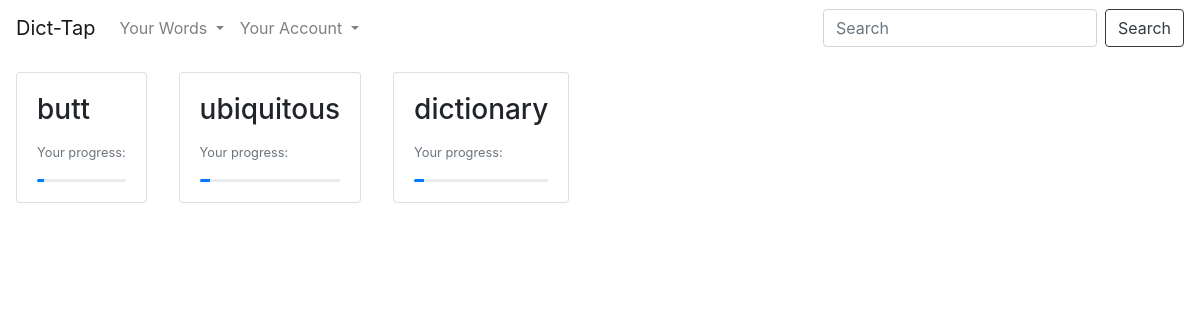
Screenshot of /view (signed in) with the database file from the repository.
### flaskapp/models.py (models this page shows, shortened)
class Word(db.Model):
    id = db.Column(db.Integer, primary_key=True)
    word = db.Column(db.String(45), unique=True, nullable=False)
    time = db.Column(db.DateTime, nullable=False, default=datetime.utcnow)
    due_date = db.Column(db.DateTime, nullable=False)
    user_id = db.Column(db.Integer, db.ForeignKey('user.id'), nullable=False)
    level = db.Column(db.Integer, nullable=False)

### flaskapp/routes.py (the view)
@app.route("/view", methods=['GET', 'POST'])
@login_required
def view():
    if request.method == 'POST':
        output_word = request.form['search_word']
        return redirect(url_for('search', word=output_word))
    else:
        return render_template('view.html', name='view', background_url=generate_url())

### flaskapp/imagegen.py (called while the page is built)
def generate_url():
    import random
    url_list = ['https://images.pexels.com/photos/1054222/pexels-photo-1054222.jpeg?auto=compress&cs=tinysrgb&dpr=2&h=650&w=940',
                "https://images.pexels.com/photos/1054218/pexels-photo-1054218.jpeg?auto=compress&cs=tinysrgb&dpr=2&h=650&w=940",
                "https://images.pexels.com/photos/1323550/pexels-photo-1323550.jpeg?auto=compress&cs=tinysrgb&dpr=2&h=650&w=940",
                "https://images.pexels.com/photos/531756/pexels-photo-531756.jpeg?auto=compress&cs=tinysrgb&dpr=2&h=650&w=940"]
    return url_list[random.randint(0, len(url_list)-1)]

### flaskapp/models.py (called while the page is built)
@login_manager.user_loader
def load_user(user_id):
    return User.query.get(int(user_id))

### flaskapp/templates/view.html
{% extends "layout.html" %}
{% block a %}
{% if current_user.words == [] %}
<div class="container">
<div class="card m-3">
  <h3 class="display-4" style="padding: 2%">
    Start searching the words you don't know on the bar in top right corner
  </h3>
</div>
</div>
{% else %}
  <div class="card-group">
      {% for each in current_user.words %}
      <div class="">
          <div class="card m-3">
              <div class="card-body">
                <h3 class="card-title">{{ each.word }}</h3>
                <p class="card-text"><small class="text-muted">Your progress:</small></p>
                <div class="progress" style="height: 3px;">
                <div class="progress-bar" role="progressbar" style="width: {{ (each.level/13) * 100}}%;" aria-valuenow="{{ each.level }}" aria-valuemin="0" aria-valuemax="100"></div>
                </div>
              </div>
            </div>
          </div>
      {% endfor %}
  </div>
{% endif %}
{% endblock a %}

### flaskapp/templates/layout.html (shortened to what this page needs)
<!DOCTYPE html>
<html>
    <head>
        <link rel="stylesheet" href="https://stackpath.bootstrapcdn.com/bootstrap/4.3.1/css/bootstrap.min.css">
    </head>
    {% if background_url %}
    <body style="background: url( {{ background_url }} );
     -webkit-background-size: cover;
    -moz-background-size: cover;
    background-size: cover;
    -o-background-size: cover; background-attachment: fixed;">
    {% elif background_color %}
    <body style="background-color: {{ background_color }}">
    {% else %}
    <body style="background-color: white">
    {% endif %}
        <nav class="navbar navbar-expand-lg navbar-light" style="background: transparent">
            <a class="navbar-brand" href="{{ url_for('home') }}">Dict-Tap</a>
            <div class="collapse navbar-collapse" id="navbarSupportedContent">
              <ul class="navbar-nav mr-auto">
                {% if current_user.is_authenticated %}
                <li class="nav-item dropdown">
                  <a class="nav-link dropdown-toggle" href="#" id="navbarDropdown" role="button" data-toggle="dropdown" aria-haspopup="true" aria-expanded="false">
                    Your Words
                  </a>
                </li>
                {% endif %}
                <li class="nav-item dropdown">
                  <a class="nav-link dropdown-toggle" href="#" id="navbarDropdown" role="button" data-toggle="dropdown" aria-haspopup="true" aria-expanded="false">
                    Your Account
                  </a>
                </li>
              </ul>
              <form action="{{ url_for(name) }}" method='POST' class="form-inline my-2 my-lg-0">
                <input name="search_word" class="form-control mr-sm-2" type="search" placeholder="Search" aria-label="Search">
                <button class="btn btn-outline-dark my-2 my-sm-0" type="submit">Search</button>
              </form>
            </div>
          </nav>
          {% block a %}
          {% endblock a %}
    </body>
</html>

### rows the page displays
Word: word "butt", level 1 (drawn)
Word: word "ubiquitous", level 1 (drawn)
Word: word "dictionary", level 1 (drawn)
